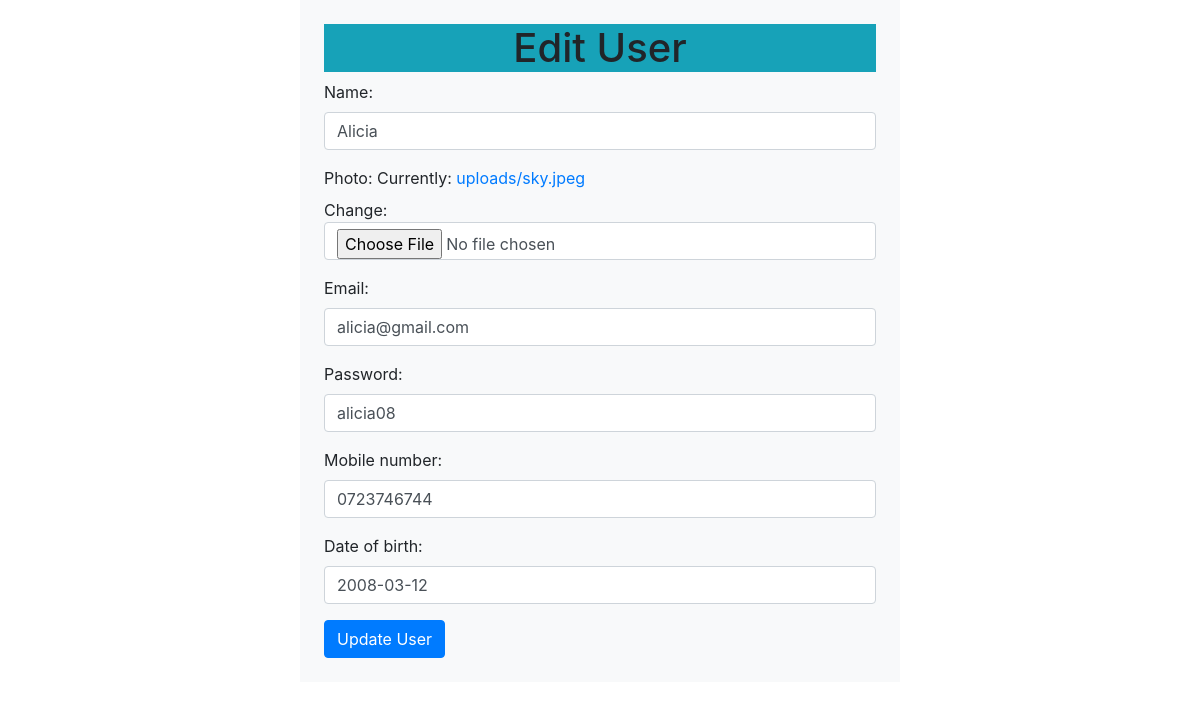
The page /Edit/1 on the database its author committed.
### myapp/models.py (models this page shows, shortened)
class User(models.Model):
    name=models.CharField(max_length=30)
    photo=models.ImageField(upload_to="uploads", default="a.png")
    email=models.EmailField(unique=True)
    password=models.CharField(max_length=100)
    mobile_number=models.CharField(max_length=15)
    date_of_birth=models.DateField()

### myapp/views.py (the view)
# urls.py: path('Edit/<id>', views.EditUser),
def EditUser(request,id=None):
    one_rec=User.objects.get(pk=id)
    form=UserForm(request.POST or None ,request.FILES or None,instance=one_rec)
    if form.is_valid():
        form.save()
        return redirect('/')
    mydict= {'form':form}
    return render(request,'edit.html',context=mydict)

### myapp/forms.py
class UserForm(forms.ModelForm):
    class Meta:
        model=User
        fields='__all__'
    def __init__(self,*args,**kwargs):
        super(UserForm,self).__init__(*args, **kwargs)
        for visible in self.visible_fields():
            visible.field.widget.attrs['class']='form-control'

### myapp/templates/edit.html (shortened to what this page needs)
<!DOCTYPE html>
<html lang="en">
<head>
    <link rel="stylesheet" href="https://cdn.jsdelivr.net/npm/bootstrap@4.6.1/dist/css/bootstrap.min.css">
</head>
<body>
<div class="w-50 m-auto p-4 bg-light">
<h1 class="text-center bg-info"> Edit User </h1>
    <form method="post" enctype="multipart/form-data">
        {{form.as_p}}
        <button type="submit" class="btn btn-primary">Update User</button>
    </form>
</div>
</body>
</html>

### rows shown on the page
User: name "Alicia", email "alicia@gmail.com", password "alicia08", mobile_number "0723746744", date_of_birth "2008-03-12"
